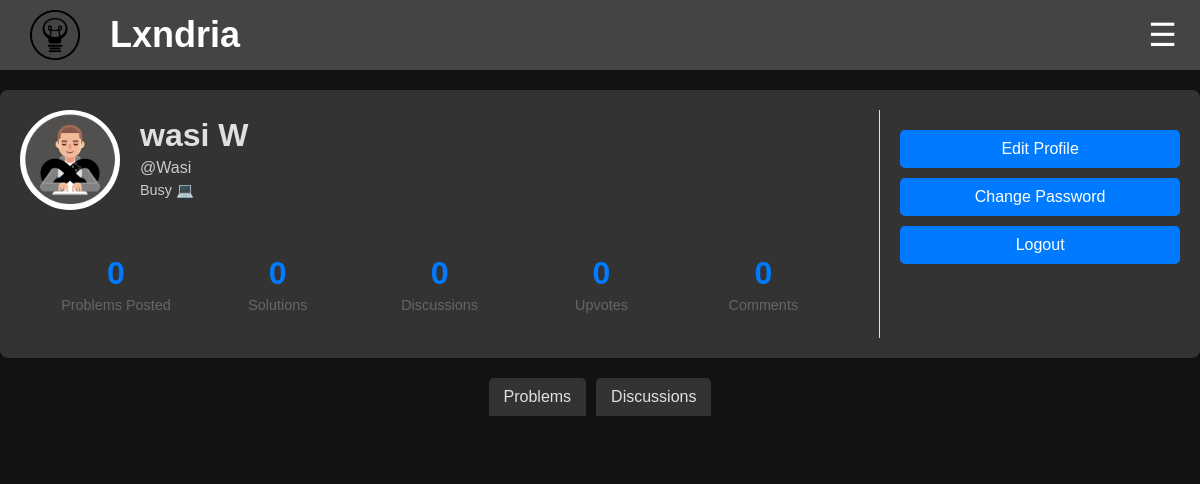
Page /account (signed in) on the committed database.
### app/models.py (models this page shows, shortened)
class Profile(db.Model):
    __tablename__ = "profile"
    __table_args__ = {"extend_existing": True}
    username = db.Column(db.String(80), db.ForeignKey('user.username'), primary_key=True)  # Primary + Foreign Key
    user = db.relationship('User', backref=db.backref('profile', uselist=False, cascade="all, delete-orphan"))
    profile_pic = db.Column(db.String(255), default="/images/default-profile.jpg")
    bio = db.Column(db.Text, default="This user has not set a bio yet.")
    problems_posted = db.Column(db.Integer, default=0)
    solutions = db.Column(db.Integer, default=0)
    discussions = db.Column(db.Integer, default=0)
    upvotes = db.Column(db.Integer, default=0)
    comments = db.Column(db.Integer, default=0)
    created_at = db.Column(db.DateTime, default=datetime.utcnow)
    updated_at = db.Column(db.DateTime, onupdate=datetime.utcnow)
    @property
    def name(self):
        return self.user.name if self.user else None

class User(db.Model, UserMixin): # create a User class to store user information
    __tablename__ = "user"
    __table_args__ = {"extend_existing": True}  # Allow modifications to the table
    id = db.Column(db.Integer, primary_key=True)
    username = db.Column(db.String(80), unique=True, nullable=False)
    name = db.Column(db.String(80), nullable=False)
    password_hash = db.Column(db.String(120), nullable=False)
    email = db.Column(db.String(120), unique=True, nullable=False)
    created_at = db.Column(db.DateTime, default=datetime.utcnow)
    updated_at = db.Column(db.DateTime, onupdate=datetime.utcnow)

### app/routes/account.py (the view)
@account_bp.route('/account')
def account():
    if not current_user.is_authenticated:
        print('Not authenticated')
        return redirect(url_for('routes.auth.login'))
    profile = Profile.query.filter_by(username=current_user.username).first()
    problems = Problem.query.filter_by(author=current_user.username).order_by(Problem.created_at.desc()).all()
    discussions = Discussion.query.filter_by(author=current_user.username).order_by(Discussion.created_at.desc()).all()
    return render_template('account.html', user=profile, problems=problems, stats=profile, discussions=discussions)

### app/models.py (called while the page is built)
    @property
    def reducedContent(self):
        FullContent = self.content
        if len(FullContent) > 500:
            return FullContent[:500] + "..."
        return FullContent

### app/routes/auth.py (called while the page is built)
@login_manager.user_loader
def load_user(user_id):
    return User.query.get(int(user_id))

### app/templates/account.html (shortened to what this page needs)
<!DOCTYPE html>
<html>
<head>
  <link rel="stylesheet" href="{{url_for('static', filename='css/profile.css')}}">
</head>
{%include 'banner.html'%}
<body>
    <div class="profile-container">
        <div class="profile-main">
          <div class="profile-header">
            <img src="{{url_for('static', filename=user.profile_pic)}}" alt="Profile Picture" class="profile-pic">
            <div class="profile-info">
              <h1>{{user.name}}</h1>
              <p>@{{user.username}}</p>
              <p class="profile-bio">{{user.bio}}</p>
            </div>
          </div>
          <div class="profile-stats">
            <div class="stat-item">
                <div class="stat-number">{{stats.problems_posted}}</div>
                <div class="stat-text">Problems Posted</div>
            </div>
            <div class="stat-item">
                <div class="stat-number">{{stats.solutions}}</div>
                <div class="stat-text">Solutions</div>
              </div>
              <div class="stat-item">
                <div class="stat-number">{{stats.discussions}}</div>
                <div class="stat-text">Discussions</div>
              </div>
              <div class="stat-item">
                <div class="stat-number">{{stats.upvotes}}</div>
                <div class="stat-text">Upvotes</div>
              </div>
              <div class="stat-item">
                <div class="stat-number">{{stats.comments}}</div>
                <div class="stat-text">Comments</div>
              </div>
            </div>
        </div>
        {% if user.username == current_user.username %}
        <div class="profile-sidebar">
          <div class="profile-options">
            <a href="/account/edit"><button>Edit Profile</button></a>
            <a href="/reset-password-2"><button >Change Password</button></a>
            <a href="/logout"><button>Logout</button></a>
          </div>
        </div>
        {% endif %}
      </div>
      <div class="Tabs">
        <button class="tab" onclick="openTab(event, 'Problems')">Problems</button>
        <button class="tab" onclick="openTab(event, 'Discussions')">Discussions</button>
      </div>
      <div class="TabContent" display="block" id = "Problems">
      </div>
</body>
</html>

### app/static/css/profile.css (style rules this page uses)
body, h1, p { margin: 0; padding: 0; text-decoration: none; color: inherit; font-family: Arial, sans-serif; box-sizing: border-box; background-color: #121212; color: #f1f1f1; ; }
a { text-decoration: none; color: inherit; }
.profile-info h1, .profile-info p { font-family: 'Poppins', sans-serif; margin: 0; padding: 0; background-color: #333; color: #e0e0e0; }
.profile-container { display: flex; max-width: 1200px; margin: 20px auto; padding: 20px; background-color: #333; box-shadow: 0 2px 4px rgba(0, 0, 0, 0.1); border-radius: 8px; color: #e0e0e0; }
.profile-main { flex: 3; padding-right: 20px; }
.profile-sidebar { flex: 1; padding-left: 20px; border-left: 1px solid #e0e0e0; }
.profile-header { display: flex; align-items: center; margin-bottom: 20px; }
.profile-pic { width: 100px; height: 100px; border-radius: 50%; object-fit: cover; margin-right: 20px; }
.profile-info h1 { font-size: 2rem; margin: 0; }
.profile-info p { margin: 5px 0; color: #e0e0e0e0; }
.profile-bio { margin-top: 10px; font-size: 0.9rem; color: #444; }
.profile-stats { display: flex; justify-content: space-between; margin-top: 20px; padding: 15px; background-color: #333; border-radius: 8px; }
.stat-item { text-align: center; flex: 1; padding: 10px; }
.stat-number { font-size: 2rem; font-weight: 600; color: #007bff; margin-bottom: 5px; }
.stat-text { font-size: 0.9rem; color: #666; }
.profile-options { margin-top: 20px; }
.profile-options button { display: block; width: 100%; padding: 10px; margin-bottom: 10px; background-color: #007bff; color: #ffffff; border: none; border-radius: 5px; cursor: pointer; font-size: 1rem; transition: background-color 0.3s; }
.Tabs { display: flex; justify-content: center; margin-bottom: 0px; }
.Tabs button { background-color: #333; color: #e0e0e0; border: none; padding: 10px 15px; cursor: pointer; font-size: 1rem; border-radius: 5px 5px 0 0; transition: background-color 0.3s; }
.Tabs button:not(:last-child) { margin-right: 10px; }
.TabContent { display: none; padding: 20px; background-color: #121212; border-radius: 0 0 5px 5px; }

### app/static/css/banner.css (style rules this page uses)
body, h1, p { margin: 0; padding: 0; text-decoration: none; color: inherit; font-family: Arial, sans-serif; box-sizing: border-box; background-color: #121212; color: #f1f1f1; ; }
a { text-decoration: none; color: inherit; }

### rows in the picture
Profile: profile_pic (picture), username "Wasi", bio "Busy 💻", problems_posted "0", solutions "0", discussions "0", upvotes "0", comments "0"
User: name "wasi W"
